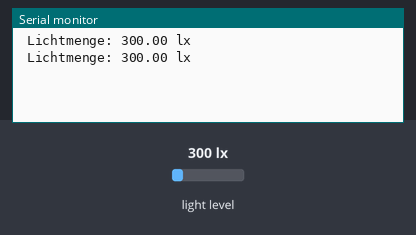
Bench run of a sketch on a simulated Arduino Uno, built with avr-gcc and run on an emulated ATmega328P. On the bench: the last lines printed to the serial monitor. Inputs (shaded band) come from the test bench; at power-on: light level 300 lx.

Above: at 1.8 s.
1.9 s: light level set to 40 lx
At 2.4 s:
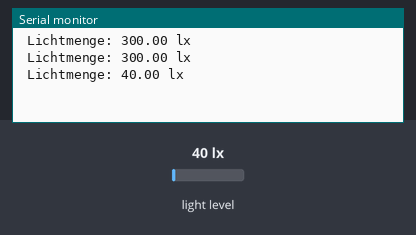
3.4 s: light level set to 500 lx
At 4.8 s:
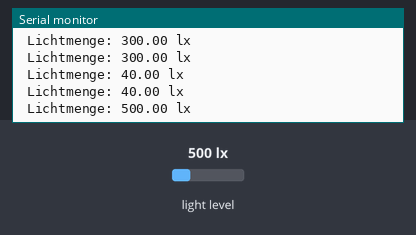
Timing chart, 0 to 6.4 s (numbered marks = the images above; inputs shaded):
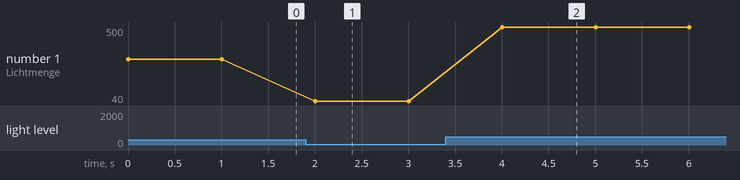

Measured:
- after the input at 1.9 s, the serial monitor: prints a new line after 0.10 s (image 1)
- after the input at 3.4 s, the serial monitor: prints a new line after 0.61 s (image 2)
- plotted number 1: 300 → 40 after the input at 1.9 s, 40 → 500 after the input at 3.4 s

The sketch:

BH1750_Lux_Sensor.ino
```cpp
/*
Project:  BH1750 Lux Sensor
Author:   Thomas Edlinger for www.edistechlab.com
Date:     Created 03.08.2022
Version:  V1.0
IDE:      Arduino IDE 1.8.19

Required Board (Tools -> Board -> Boards Manager...)
 - Board: esp8266 by ESP8266 Community   V3.0.2

Required libraries (Tools -> manage libraries)
 - BH1750 library V1.3.0 by Christopher Laws
*/

#include <BH1750.h>
#include <Wire.h>

BH1750 lightMeter;

void setup(){
  Serial.begin(115200);
  Wire.begin();   //Wire.begin(SDA, SCL) wenn nicht die Standard Pins verwendet werden.
  lightMeter.begin(BH1750::CONTINUOUS_HIGH_RES_MODE, 0x5C, &Wire);
}

void loop() {
  float lux = lightMeter.readLightLevel();
  Serial.print(" Lichtmenge: ");
  Serial.print(lux);
  Serial.println(" lx");
  delay(1000);
}
```
